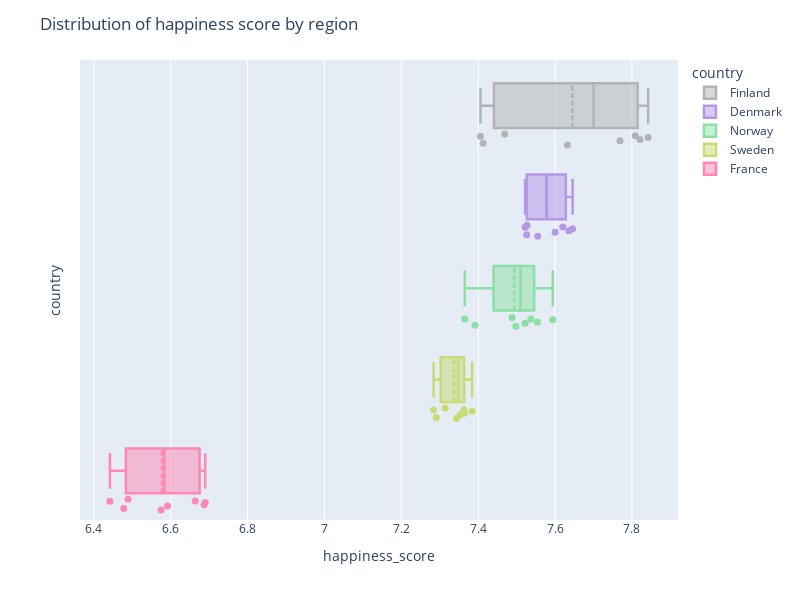

The cell this chart's notebook holds for it:
### Code cell
plot_score(df_interest)

### Figure 1 — Plotly figure (JSON) as saved in the notebook; plotly's stock layout.template omitted (floating-point values rounded to 4 significant figures)
{"data": [{"alignmentgroup": "True", "boxmean": true, "boxpoints": "all", "hovertemplate": "country=%{y}<br>happiness_score=%{x}<extra></extra>", "legendgroup": "Finland", "line": {"width": 2.5}, "marker": {"color": "rgb(179, 179, 179)", "size": 7}, "name": "Finland", "notched": false, "offsetgroup": "Finland", "orientation": "h", "showlegend": true, "type": "box", "whiskerwidth": 0.8, "x": [7.842, 7.821, 7.809, 7.769, 7.632, 7.469, 7.413, 7.406], "x0": " ", "xaxis": "x", "y": ["Finland", "Finland", "Finland", "Finland", "Finland", "Finland", "Finland", "Finland"], "y0": " ", "yaxis": "y"}, {"alignmentgroup": "True", "boxmean": true, "boxpoints": "all", "hovertemplate": "country=%{y}<br>happiness_score=%{x}<extra></extra>", "legendgroup": "Denmark", "line": {"width": 2.5}, "marker": {"color": "rgb(180, 151, 231)", "size": 7}, "name": "Denmark", "notched": false, "offsetgroup": "Denmark", "orientation": "h", "showlegend": true, "type": "box", "whiskerwidth": 0.8, "x": [7.646, 7.636, 7.62, 7.6, 7.555, 7.527, 7.526, 7.522], "x0": " ", "xaxis": "x", "y": ["Denmark", "Denmark", "Denmark", "Denmark", "Denmark", "Denmark", "Denmark", "Denmark"], "y0": " ", "yaxis": "y"}, {"alignmentgroup": "True", "boxmean": true, "boxpoints": "all", "hovertemplate": "country=%{y}<br>happiness_score=%{x}<extra></extra>", "legendgroup": "Norway", "line": {"width": 2.5}, "marker": {"color": "rgb(139, 224, 164)", "size": 7}, "name": "Norway", "notched": false, "offsetgroup": "Norway", "orientation": "h", "showlegend": true, "type": "box", "whiskerwidth": 0.8, "x": [7.594, 7.554, 7.537, 7.522, 7.498, 7.488, 7.392, 7.365], "x0": " ", "xaxis": "x", "y": ["Norway", "Norway", "Norway", "Norway", "Norway", "Norway", "Norway", "Norway"], "y0": " ", "yaxis": "y"}, {"alignmentgroup": "True", "boxmean": true, "boxpoints": "all", "hovertemplate": "country=%{y}<br>happiness_score=%{x}<extra></extra>", "legendgroup": "Sweden", "line": {"width": 2.5}, "marker": {"color": "rgb(201, 219, 116)", "size": 7}, "name": "Sweden", "notched": false, "offsetgroup": "Sweden", "orientation": "h", "showlegend": true, "type": "box", "whiskerwidth": 0.8, "x": [7.384, 7.364, 7.363, 7.353, 7.343, 7.314, 7.291, 7.284], "x0": " ", "xaxis": "x", "y": ["Sweden", "Sweden", "Sweden", "Sweden", "Sweden", "Sweden", "Sweden", "Sweden"], "y0": " ", "yaxis": "y"}, {"alignmentgroup": "True", "boxmean": true, "boxpoints": "all", "hovertemplate": "country=%{y}<br>happiness_score=%{x}<extra></extra>", "legendgroup": "France", "line": {"width": 2.5}, "marker": {"color": "rgb(254, 136, 177)", "size": 7}, "name": "France", "notched": false, "offsetgroup": "France", "orientation": "h", "showlegend": true, "type": "box", "whiskerwidth": 0.8, "x": [6.69, 6.687, 6.664, 6.592, 6.575, 6.489, 6.478, 6.442], "x0": " ", "xaxis": "x", "y": ["France", "France", "France", "France", "France", "France", "France", "France"], "y0": " ", "yaxis": "y"}], "layout": {"boxmode": "overlay", "height": 600, "legend": {"title": {"text": "country"}, "tracegroupgap": 0}, "margin": {"t": 60}, "showlegend": true, "title": {"text": "Distribution of happiness score by region"}, "width": 800, "xaxis": {"anchor": "y", "domain": [0, 1], "title": {"text": "happiness_score"}}, "yaxis": {"anchor": "x", "categoryarray": ["France", "Sweden", "Norway", "Denmark", "Finland"], "categoryorder": "array", "domain": [0, 1], "showticklabels": false, "title": {"text": "country"}}}}
